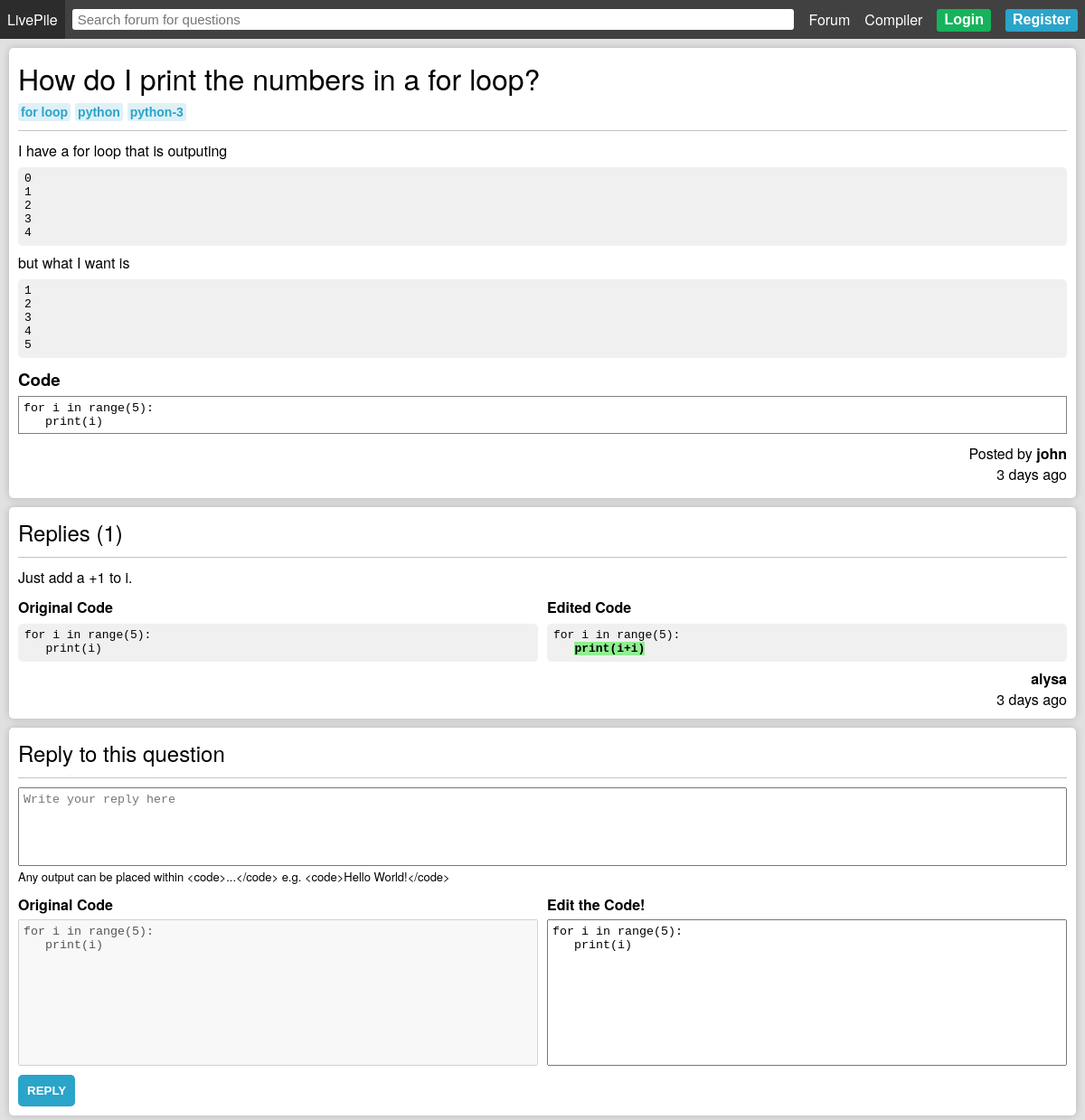
Screenshot of /post/2 with the database file from the repository.
### forum/models.py (models this page shows, shortened)
class Post(models.Model):
    title = models.CharField(max_length=255)
    content = models.TextField()
    code = models.TextField(blank=True)
    tags = models.ManyToManyField(Tag, default=None, related_name='posts')
    author = models.ForeignKey(Profile, on_delete=models.CASCADE, related_name='posts')
    created = models.DateTimeField(auto_now_add=True)
    def get_tags(self):
        return self.tags.all()
    def get_replies(self):
        return self.replies.all()
    def get_num_replies(self):
        return self.replies.all().count()
    def get_elapsed_time(self):
        duration = (datetime.now(timezone.utc) - self.created).total_seconds()
        years = divmod(duration, 32140800)
        months = divmod(years[1], 2678400)
        days = divmod(months[1], 86400)
        hours = divmod(days[1], 3600)
        minutes = divmod(hours[1], 60)
        elapsed = ""
        if (years[0] > 0):
            if (years[0] < 2):
                elapsed = str(int(years[0])) + " year "
            else:
                elapsed = str(int(years[0])) + " years "
        elif (months[0] > 0):
            if (months[0] < 2):
                elapsed = str(int(months[0])) + " month "
            else:
                elapsed = str(int(months[0])) + " months "
        elif (days[0] > 0):
            if (days[0] < 2):
                elapsed = str(int(days[0])) + " day "
            else:
                elapsed = str(int(days[0])) + " days "
        elif (hours[0] > 0):
            if (hours[0] < 2):
                elapsed = str(int(hours[0])) + " hour "
            else:
                elapsed = str(int(hours[0])) + " hours "
        elif (minutes[0] > 0):
            if (minutes[0] < 2):
                elapsed = str(int(minutes[0])) + " min "
            else:
                elapsed = str(int(minutes[0])) + " mins "
        else:
            elapsed = "a while "
        return f"{elapsed}"
    class Meta:
        ordering = ('-created',)

class Tag(models.Model):
    tag = models.CharField(max_length=100)
    def __str__(self):
        return f"{self.tag}"
    class Meta:
        ordering = ('tag',)

class Profile(models.Model):
    user = models.OneToOneField(User, on_delete=models.CASCADE)
    fname = models.CharField(max_length=255, blank=True)
    lname = models.CharField(max_length=255, blank=True)
    avatar = models.ImageField(default='avatars/default-avatar.png', upload_to='avatars/', validators=[FileExtensionValidator(['png', 'jpg', 'jpeg'])])
    created = models.DateTimeField(auto_now_add=True)
    def __str__(self):
        return f"{self.user.username}"

class Reply(models.Model):
    content = models.TextField()
    code = models.TextField(blank=True)
    post = models.ForeignKey(Post, on_delete=models.CASCADE, related_name='replies')
    author = models.ForeignKey(Profile, on_delete=models.CASCADE, related_name='replies')
    created = models.DateTimeField(auto_now_add=True)
    def get_elapsed_time(self):
        duration = (datetime.now(timezone.utc) - self.created).total_seconds()
        years = divmod(duration, 32140800)
        months = divmod(years[1], 2678400)
        days = divmod(months[1], 86400)
        hours = divmod(days[1], 3600)
        minutes = divmod(hours[1], 60)
        elapsed = ""
        if (years[0] > 0):
            if (years[0] < 2):
                elapsed = str(int(years[0])) + " year "
            else:
                elapsed = str(int(years[0])) + " years "
        elif (months[0] > 0):
            if (months[0] < 2):
                elapsed = str(int(months[0])) + " month "
            else:
                elapsed = str(int(months[0])) + " months "
        elif (days[0] > 0):
            if (days[0] < 2):
                elapsed = str(int(days[0])) + " day "
            else:
                elapsed = str(int(days[0])) + " days "
        elif (hours[0] > 0):
            if (hours[0] < 2):
                elapsed = str(int(hours[0])) + " hour "
            else:
                elapsed = str(int(hours[0])) + " hours "
        elif (minutes[0] > 0):
            if (minutes[0] < 2):
                elapsed = str(int(minutes[0])) + " min "
            else:
                elapsed = str(int(minutes[0])) + " mins "
        else:
            elapsed = "a while "
        return f"{elapsed}"
    class Meta:
        ordering = ('-created',)

### forum/views.py (the view, shortened to what this page needs)
# urls.py: path('post/<int:pk>', views.post, name='post'),
def post(request, pk):
    context = {}
    if request.user.is_authenticated:
        context['my_profile'] = Profile.objects.get(user=request.user)
    try:
        post = Post.objects.get(pk=pk)
        post.content = post.content.replace("<code>", "<pre>")
        post.content = post.content.replace("</code>", "</pre>")
        context['post'] = post
        replies = post.get_replies()
        for reply in replies:
            reply.content = reply.content.replace("<code>", "<pre>")
            reply.content = reply.content.replace("</code>", "</pre>")
            if reply.code != '':
                newCode = compare(post.code, reply.code)
                reply.code = newCode
        context['replies'] = replies
    except Exception as e:
        print("views.post threw an error", e)
    return render(request, 'forum/post.html', context)

### forum/views.py (called while the page is built)
def find_indices(s):
    list = []
    for pos, char in enumerate(s):
        if(char == "_"):
            list.append(pos)
    return list

def consecutiveRanges(a, n):
    length = 1
    list = []
    if (n == 0):
        return list
    for i in range (1, n + 1):
        if (i == n or a[i] - a[i - 1] != 1):
            if (length == 1):
                list.append(str(a[i - length]))
            else:
                temp = (str(a[i - length]) + ":" + str(a[i - 1] + 1))
                list.append(temp)
            length = 1
        else:
            length += 1
    return list

def tokenize(s):
    return re.split('\s+', s)

def untokenize(ts):
    return ' '.join(ts)

def equalize(original, edited):
    l1 = tokenize(original)
    l2 = tokenize(edited)
    res1 = []
    res2 = []
    prev = difflib.Match(0,0,0)
    for match in difflib.SequenceMatcher(a=l1, b=l2).get_matching_blocks():
        if (prev.a + prev.size != match.a):
            for i in range(prev.a + prev.size, match.a):
                res2 += ['_' * len(l1[i])]
            res1 += l1[prev.a + prev.size:match.a]
        if (prev.b + prev.size != match.b):
            for i in range(prev.b + prev.size, match.b):
                res1 += ['_' * len(l2[i])]
            res2 += l2[prev.b + prev.size:match.b]
        res1 += l1[match.a:match.a+match.size]
        res2 += l2[match.b:match.b+match.size]
        prev = match
    return untokenize(res1), untokenize(res2)

def compare(original, edited):
    s1, s2 = equalize(original, edited)
    arr1 = find_indices(s1)
    color_arr = consecutiveRanges(arr1, len(arr1))
    words_to_highlight = []
    for color in color_arr:
        color = color.split(":")
        start = None
        end = None
        try:
            start = int(color[0])
            end = int(color[1])
        except Exception as e:
            pass
        words_to_highlight.append(s2[start:end])
    try:
        for i in range(len(words_to_highlight)):
            edited = edited.replace(words_to_highlight[i], "<span style='background-color: lightgreen; font-weight: bold;'>" + words_to_highlight[i] + "</span>")
    except Exception as e:
        print(e)
    edited = "<span>" + edited + "</span>"
    return edited

### forum/templates/forum/post.html (shortened to what this page needs)
{% extends "./index.html" %}
{% block content %}
        <div class="content">
            {% if post %}
            <div class="col">
                <div class="box shadow">
                    <div class="row">
                        <div class="col horizontal-align" style="flex: 1;">
                            <h1 style="text-align: left; font-weight: 500;">{{ post.title }}</h1>
                            {% if post.tags %}
                            <div class="row" style="margin-top: 5px;">
                                {% for tag in post.get_tags %}
                                <form class="col" method="post" action="/search/">
                                    <input class="tag" name="tag" type="submit" value="{{ tag }}" />
                                </form>
                                {% endfor %}
                            </div>
                            {% endif %}
                        </div>
                    </div>
                    <div class="divider"></div>
                    <div style="margin-bottom: 10px;">
                        {{ post.content|safe }}
                    </div>
                    {% if post.code %}
                    <div class="col">
                        <h3>Code</h3>
                        <textarea id="original-code" style="resize: none; margin: 5px 0; padding: 5px; color: black; background-color: white; border-color: gray;" disabled>{{ post.code|safe }}</textarea>
                    </div>
                    <div class="col" style="align-items: flex-end; margin: 5px 0;">
                        <span>Posted by <a style="text-decoration: none; color: black; font-weight: bold;" href="{% url 'profile' post.author %}">{{ post.author }}</a></span>
                        <span>{{ post.get_elapsed_time }}ago</span>
                    </div>
                    {% endif %}
                </div>
                <div class="box shadow">
                    <h2 style="font-weight: 500;">Replies ({{ post.get_num_replies }})</h2>
                    {% if replies %}
                    {% for reply in replies %}
                    <div class="divider"></div>
                    <div style="margin-bottom: 10px;">
                        {{ reply.content|safe }}
                    </div>
                    {% if reply.code %}
                    <div class="row">
                        <div style="flex: 1; margin-right: 5px;">
                            <b>Original Code</b>
                            <pre>{{ post.code }}</pre>
                        </div>
                        <div style="flex: 1; margin-left: 5px;">
                            <b>Edited Code</b>
                            <pre>{{ reply.code|safe }}</pre>
                        </div>
                    </div>
                    {% endif %}
                    <div class="col" style="align-items: flex-end;">
                        <span><a style="text-decoration: none; color: black; font-weight: bold;" href="{% url 'profile' reply.author %}">{{ reply.author }}</a></span>
                        <span>{{ reply.get_elapsed_time }}ago</span>
                    </div>
                    {% endfor %}
                    {% else %}
                    <div class="divider"></div>
                    No replies at the moment. Be the first to reply!
                    {% endif %}
                </div>
                <div class="box shadow">
                    <h2 style="font-weight: 500;">Reply to this question</h2>
                    <div class="divider"></div>
                    <form class="col" method="post" action="{% url 'post' post.pk %}">
                        <textarea name="content" style="resize: none; padding: 5px;" rows="5" placeholder="Write your reply here" required></textarea>
                        <span style="font-size: 13px; margin: 2px 0 10px 0;">Any output can be placed within &#60;code&#62;...&#60;/code&#62; e.g. &#60;code&#62;Hello World!&#60;/code&#62;</span>
                        <div class="row">
                            <div class="col" style="flex: 1; margin-right: 5px">
                                <b>Original Code</b>
                                <textarea id="original" style="resize: none; padding: 5px; margin-top: 5px;" rows="10" disabled>{{ post.code }}</textarea>
                            </div>
                            <div class="col" style="flex: 1; margin-left: 5px">
                                <b>Edit the Code!</b>
                                <textarea id="code" name="code" style="resize: none; padding: 5px; flex: 1; margin-top: 5px;" rows="10">{{ post.code }}</textarea>
                            </div>
                        </div>
                        <input class="blue form-button" style="margin: 5px 0 0 0; width: fit-content;" type="submit" value="REPLY" />
                    </form>
                </div>
            </div>
            {% else %}
            <div class="box shadow center">
                <span>Post not found. <a class="a-link" href="/">Go home</a>.</span>
            </div>
            {% endif %}
        </div>
{% endblock %}

### forum/templates/forum/index.html (shortened to what this page needs)
<!DOCTYPE html>
<html>
    <head>
        <link rel="stylesheet" type="text/css" href="../../static/css/livepile.css">
        <link rel="stylesheet" type="text/css" href="../../static/css/codemirror.css">
        <link rel="stylesheet" type="text/css" href="../../static/css/eclipse.css">
    </head>
    <body>
        <nav>
            <ul>
                <li><a href="/">LivePile</a></li>
                <li style="flex: 1;">
                    <form style="display: flex; flex: 1;" method="post" action="/search/">
                        <input id="search" name="search" type="text" style="flex: 1;" placeholder="Search forum for questions" />
                    </form>
                </li>
                <li><a href="/">Forum</a></li>
                <li><a href="/join/">Compiler</a></li>
                {% if user.is_authenticated %}
                <li class="col dropdown">
                    <a href="{% url 'profile' my_profile.user %}">Hello, {{ my_profile.fname }}!</a>
                    <div class="col dropdown-content">
                        <a href="{% url 'profile' my_profile.user %}">Profile</a>
                        <a href="/logout/">Logout</a>
                    </div>
                </li>
                {% else %}
                <li>
                    <form method="get" action="/login/">
                        <input class="green button" type="submit" value="Login" />
                    </form>
                </li>
                <li>
                    <form method="get" action="/register/">
                        <input class="blue button" type="submit" value="Register" />
                    </form>
                </li>
                {% endif %}
            </ul>
        </nav>
        {% block content %} Didn't render content {% endblock %}
    </body>
</html>

### forum/static/css/livepile.css (style rules this page uses)
html, body { height: 100%; margin: 0; }
body { width: 100%; height: 100%; display: flex; flex-direction: column; background-color:#e1e1e1; font-family: 'Helvetica Neue', Helvetica, Arial, sans-serif; }
.content { margin: 5px; height: 100%; }
nav { background-color: #414141; position: sticky; top: 0; z-index: 99; height: fit-content; }
nav ul { margin: 0; padding: 0; list-style: none; display: flex; }
nav ul li { display: flex; align-items: center; }
nav ul li a { padding: 10px 8px; text-decoration: none; color: white; }
nav input[type=text] { margin: auto 8px; border: 0; border-radius: 3px; padding: 3px 6px; font-size: 15px; }
.button { margin: auto 8px; border: 0; border-radius: 3px; padding: 3px 8px 4px 8px; font-weight: bold; font-size: 16px; color: white; }
.row { display: flex; flex-direction: row; }
.col { display: flex; flex-direction: column; }
.horizontal-align { display: flex; justify-content: center; }
.blue { background-color: #2aa4c9; color: white; font-weight: bold; }
.green { background-color: #16b35c; color: white; font-weight: bold; }
h1, h2, h3, h4 { margin: 0; padding: 0; }
h1 { text-align: center; }
.box { flex: 1; margin: 5px; padding: 10px; border-radius: 5px; background-color: white; }
.shadow { box-shadow: 0 0 8px rgba(0, 0, 0, 0.2); }
.divider { border-top: 1px solid #c3c3c3; margin: 10px 0; }
.form-button { margin: 5px 0; padding: 10px; border-style: none; border-radius: 5px; }
.tag { background-color: rgba(42, 164, 201, 0.15); width: fit-content; color: #2aa4c9; font-weight: bold; font-size: 14px; padding: 2px 3px; border-radius: 3px; margin-right: 5px; border: 0; }
pre { background-color: #f0f0f0; padding: 5px 7px 7px 7px; border-radius: 5px; margin: 7px 0; color: black; }

### rows the page displays
Post: title "How do I print the numbers in a for loop?", content "I have a for loop that is outputing 0 1 2 3 4 but what I want is 1 2 3 4 5", code "for i in range(5): print(i)", author "john", get_elapsed_time "3 days", get_num_replies "1"
Tag: tag "for loop"
Tag: tag "python"
Tag: tag "python-3"
Reply: content "Just add a +1 to i.", code "for i in range(5): print(i+i)", author "alysa", get_elapsed_time "3 days"
